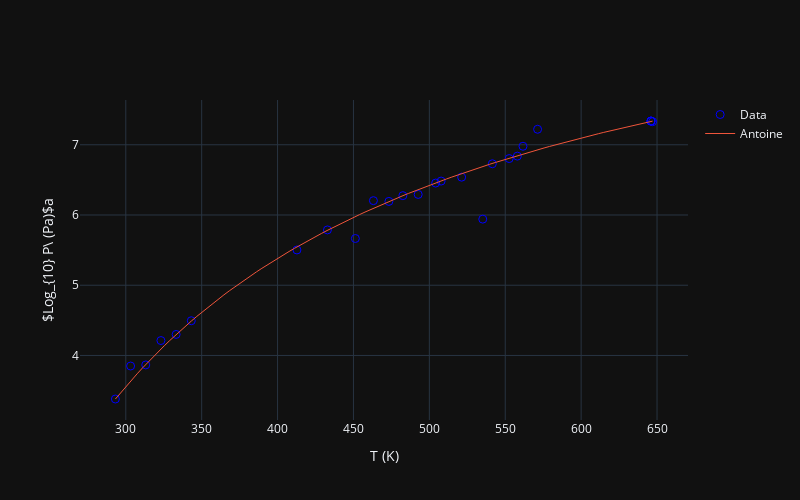

Notebook source saved alongside this figure:
### Code cell
T_model = jnp.linspace(T[0],T[-1],100)
fig.add_scatter(x=T_model, y=model(*res.x, T_model), mode='lines', line_width=1, name='Antoine')
fig.show()
